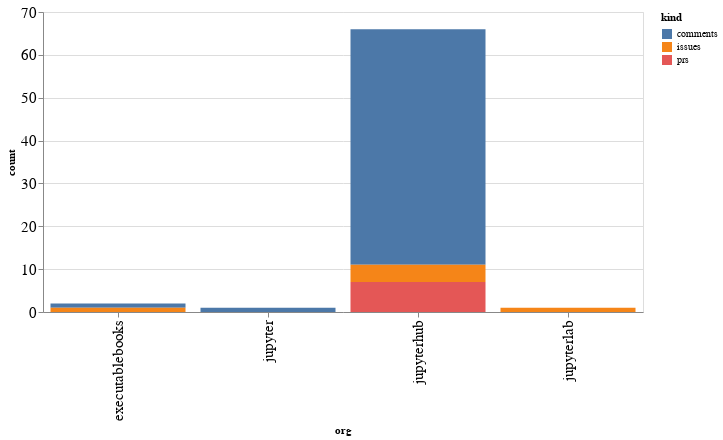

Source (notebook cell):
### Code cell
alt.Chart(org_summaries, width=600).mark_bar().encode(
    x='org',
    y='count',
    color='kind',
    tooltip="org"
)

### Figure 1 — Vega-Lite specification as saved in the notebook (floating-point values rounded to 4 significant figures)
{"config": {"axisLeft": {"labelFontSize": 15}, "axisBottom": {"labelFontSize": 15}}, "data": {"name": "data-3e592f4a52da419386bca53dc0efc9a1"}, "mark": "bar", "encoding": {"color": {"type": "nominal", "field": "kind"}, "tooltip": {"type": "nominal", "field": "org"}, "x": {"type": "nominal", "field": "org"}, "y": {"type": "quantitative", "field": "count"}}, "width": 600, "$schema": "https://vega.github.io/schema/vega-lite/v4.8.1.json", "datasets": {"data-3e592f4a52da419386bca53dc0efc9a1": [{"org": "executablebooks", "kind": "comments", "count": 1}, {"org": "executablebooks", "kind": "issues", "count": 1}, {"org": "jupyter", "kind": "comments", "count": 1}, {"org": "jupyterhub", "kind": "comments", "count": 55}, {"org": "jupyterhub", "kind": "issues", "count": 4}, {"org": "jupyterhub", "kind": "prs", "count": 7}, {"org": "jupyterlab", "kind": "issues", "count": 1}]}}
